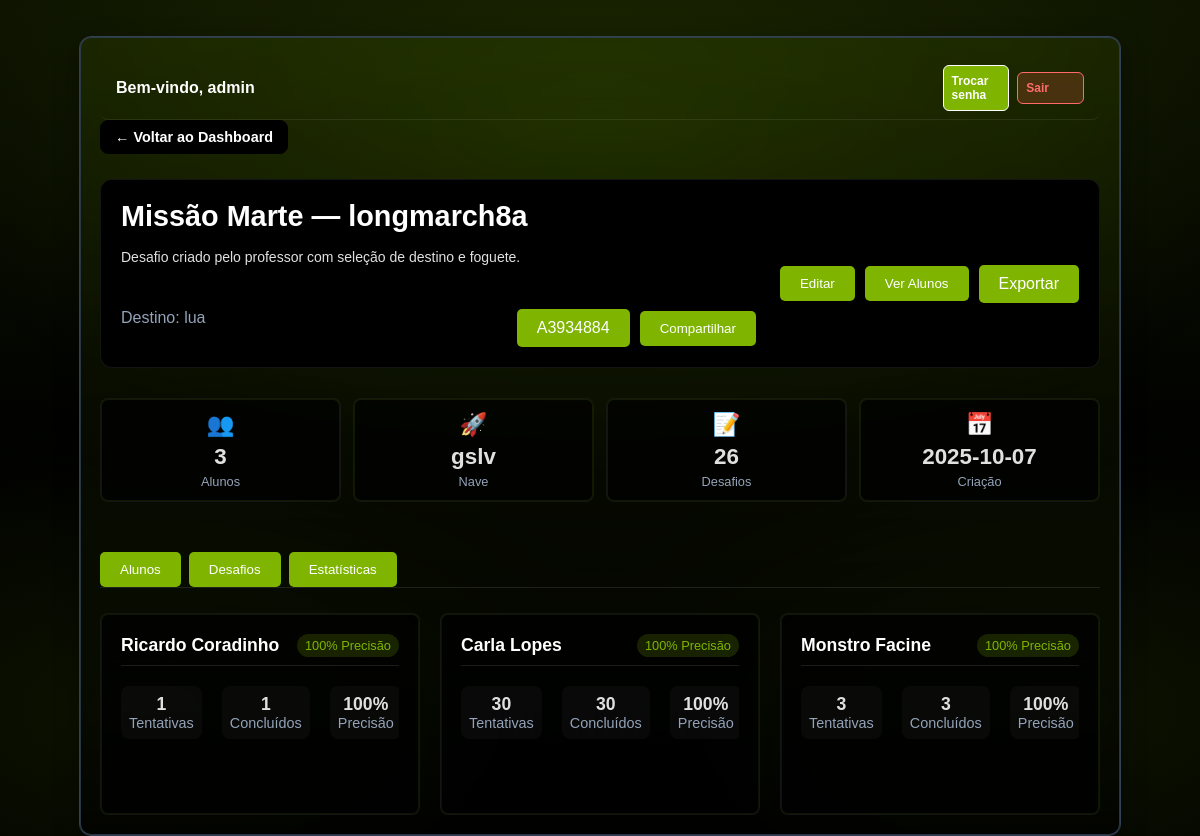
The app's page /professor/sala/A3934884 (signed in) with its own data.
### tables this page shows
CREATE TABLE admins (
                    id INTEGER PRIMARY KEY AUTOINCREMENT,
                    username TEXT UNIQUE NOT NULL,
                    password_hash TEXT NOT NULL,
                    must_change INTEGER DEFAULT 1,
                    created_at TEXT
                );

CREATE TABLE salas_virtuais (
                    id INTEGER PRIMARY KEY AUTOINCREMENT,
                    codigo_sala TEXT UNIQUE NOT NULL,
                    professor_id INTEGER NOT NULL,
                    nome_sala TEXT NOT NULL,
                    destino TEXT NOT NULL,
                    nave_id TEXT NOT NULL,
                    desafios_json TEXT NOT NULL,
                    ativa BOOLEAN DEFAULT 1,
                    data_criacao DATETIME DEFAULT CURRENT_TIMESTAMP,
                    data_expiracao DATETIME, desafio_selecionado_index INTEGER,
                    FOREIGN KEY (professor_id) REFERENCES professores (id)
                );

CREATE TABLE alunos (
                    id INTEGER PRIMARY KEY AUTOINCREMENT,
                    sala_id INTEGER NOT NULL,
                    nome TEXT NOT NULL,
                    email TEXT,
                    progresso_json TEXT,
                    data_ingresso DATETIME DEFAULT CURRENT_TIMESTAMP, excluir_ranking INTEGER DEFAULT 0,
                    FOREIGN KEY (sala_id) REFERENCES salas_virtuais (id)
                );

### routes/professor.py (the view)
@professor_bp.route('/sala/<codigo_sala>', endpoint='professor_sala_detalhes')
def sala_detalhes(codigo_sala):
    print(f'Função sala_detalhes chamada para código: {codigo_sala}')  # Print de depuração
    must_change_admin = 0
    professor_nome = session.get('professor_nome') or 'Administrador'
    sala_db = db_manager.buscar_sala_por_codigo_any(codigo_sala)
    if sala_db:
        try:
            alunos = db_manager.buscar_alunos_por_sala(sala_db['id'])
        except Exception:
            alunos = []
        try:
            ranking = db_manager.obter_ranking_sala(sala_db['id'], limit=500)
        except Exception:
            ranking = []
        stats_map = {r.get('id') or r.get('aluno_id'): r for r in ranking}
        for aluno in alunos:
            st = stats_map.get(aluno.get('id'))
            if st:
                aluno['tentativas'] = st.get('tentativas') or 0
                aluno['concluidos'] = st.get('concluidos') or 0
                aluno['total'] = st.get('total') or 0
                tent = aluno['tentativas'] or 0
                concl = aluno['concluidos'] or 0
                aluno['precisao_pct'] = int(round((concl / tent) * 100)) if tent else 0
            else:
                aluno['tentativas'] = 0
                aluno['concluidos'] = 0
                aluno['total'] = 0
                aluno['precisao_pct'] = 0
        for aluno in alunos:
            base = url_for('aluno.aluno_login', codigo_sala=codigo_sala, _external=True)
            try:
                from urllib.parse import urlencode
                aluno['acesso_url'] = f"{base}?" + urlencode({'nome': aluno.get('nome', '')})
            except Exception:
                aluno['acesso_url'] = base
        try:
            desafios = json.loads(sala_db.get('desafios_json') or '[]')
        except Exception:
            desafios = []
        try:
            desempenho_desafios = db_manager.obter_estatisticas_por_desafio(sala_db['id'])
        except Exception:
            desempenho_desafios = []
        try:
            tentativas_total = sum((a.get('tentativas') or 0) for a in alunos)
            concluidos_total = sum((a.get('concluidos') or 0) for a in alunos)
            total_pontos = sum((a.get('total') or 0) for a in alunos)
            alunos_total = len(alunos)
            precisao_geral_pct = int(round((concluidos_total / tentativas_total) * 100)) if tentativas_total else 0
            media_pontos_aluno = (total_pontos / alunos_total) if alunos_total else 0.0
            media_pontos_por_tentativa = (total_pontos / tentativas_total) if tentativas_total else 0.0
            turma_stats = {
                'alunos_total': alunos_total,
                'tentativas_total': tentativas_total,
                'concluidos_total': concluidos_total,
                'precisao_geral_pct': precisao_geral_pct,
                'media_pontos_aluno': media_pontos_aluno,
                'media_pontos_por_tentativa': media_pontos_por_tentativa
            }
        except Exception:
            turma_stats = {
                'alunos_total': len(alunos),
                'tentativas_total': 0,
                'concluidos_total': 0,
                'precisao_geral_pct': 0,
                'media_pontos_aluno': 0.0,
                'media_pontos_por_tentativa': 0.0
            }
        try:
            if session.get('user_role') == 'admin':
                with sqlite3.connect(db_manager.db_path) as conn:
                    cursor = conn.cursor()
                    cursor.execute('SELECT must_change FROM admins WHERE username = ?', ('admin',))
                    row = cursor.fetchone()
                    if row:
                        must_change_admin = row[0] or 0
        except Exception:
            logging.exception('Falha ao obter flag must_change do admin (detalhes)')
        sala_view = {
            'codigo_sala': sala_db.get('codigo_sala'),
            'nome_sala': sala_db.get('nome_sala'),
            'destino': sala_db.get('destino'),
            'nave_id': sala_db.get('nave_id'),
            'data_criacao': sala_db.get('data_criacao'),
            'ativa': sala_db.get('ativa'),
            'alunos': alunos,
            'desafios': desafios,
            'desafio_selecionado_index': sala_db.get('desafio_selecionado_index')
        }
        return render_template(
            'professor_sala_detalhes.html',
            sala=sala_view,
            alunos=alunos,
            turma_stats=turma_stats,
            desempenho_desafios=desempenho_desafios,
            must_change_admin=must_change_admin,
            professor_nome=professor_nome,
        )
    return "Sala não encontrada", 404

### app.py (called while the page is built)
@app.before_request
def _global_guard_missao():
    try:
        ep = (request.endpoint or '')
        if ep.startswith('missao.') and ep not in {'missao.ranking_rodada', 'missao.game_over'}:
            if ep == 'missao.montagem_transporte' and (session.get('user_role') in {'professor', 'admin'} or session.get('professor_id')):
                return None
            if not session.get('aluno_id'):
                return redirect(url_for('aluno.aluno_entrar'))
        return None
    except Exception:
        return None

### routes/professor.py (called while the page is built)
@professor_bp.before_request
def _require_professor_role():
    allowed = {
        'professor.professor_login',
        'professor.professor_logout',
    }
    if request.endpoint in allowed:
        return None
    try:
        if (session.get('user_role') in {'professor', 'admin'}) or session.get('professor_id'):
            return None
    except Exception:
        pass
    if request.method == 'GET':
        return redirect(url_for('professor.professor_login', next=request.path))
    return Response("Acesso negado: professor requerido.", status=403)

@professor_bp.after_request
def _professor_no_cache(response):
    try:
        if response.mimetype == 'text/html':
            response.headers['Cache-Control'] = 'no-store, no-cache, must-revalidate, private'
            response.headers['Pragma'] = 'no-cache'
            response.headers['Expires'] = '0'
    except Exception:
        pass
    return response

### services/db.py (called while the page is built)
    def buscar_sala_por_codigo_any(self, codigo_sala):
        with sqlite3.connect(self.db_path) as conn:
            cursor = conn.cursor()
            cursor.execute('''
                SELECT s.*, p.nome as professor_nome
                FROM salas_virtuais s
                LEFT JOIN professores p ON s.professor_id = p.id
                WHERE UPPER(s.codigo_sala) = UPPER(?)
            ''', (codigo_sala,))
            sala = cursor.fetchone()
            if sala:
                columns = [description[0] for description in cursor.description]
                return dict(zip(columns, sala))
            return None

### templates/professor_sala_detalhes.html (shortened to what this page needs)
<!DOCTYPE html>
<html lang="pt-br">
<head>
    <link rel="stylesheet" href="{{ url_for('static', filename='css/style.css') }}">
    <link rel="stylesheet" href="{{ url_for('static', filename='css/detalhes.css') }}">
</head>
<body class="conteudo-centralizado">
    <div class="main-container">
        <div class="topbar">
            <div class="user">Bem-vindo, {{ professor_nome or 'Professor' }}</div>
            <div class="topbar-actions">
                <a href="{{ url_for('professor.professor_reset_password', next=request.path) }}" class="action-btn">Trocar senha</a>
                <a href="{{ url_for('professor.professor_logout') }}" class="action-btn danger">Sair</a>
            </div>
        </div>
        <a href="{{ url_for('professor.professor_dashboard') }}" class="back-btn">
            &larr; Voltar ao Dashboard
        </a>
        <header class="room-header">
            <div class="room-left">
                <h1 class="room-title">
                    {% set idx = sala.desafio_selecionado_index %}
                    {% if sala.desafios and idx is not none and idx >= 0 and idx < sala.desafios|length %}
                        {{ sala.desafios[idx]['titulo'] or 'Desafio CosmoCasa' }}
                    {% elif sala.desafios %}
                        {{ sala.desafios[0]['titulo'] or 'Desafio CosmoCasa' }}
                    {% else %}
                        Desafio CosmoCasa
                    {% endif %}
                </h1>
                {% if sala.desafios %}
                <p class="challenge-desc">
                    {% if sala.desafios and idx is not none and idx >= 0 and idx < sala.desafios|length %}
                        {{ sala.desafios[idx]['descricao'] or '' }}
                    {% elif sala.desafios %}
                        {{ sala.desafios[0]['descricao'] or '' }}
                    {% endif %}
                </p>
                {% endif %}
                <div class="room-subtitle">
                    <span class="room-destination">Destino: {{ sala.destino }}</span>
                    <div class="room-code-section">
                        <span class="botao" id="share-code">{{ sala.codigo_sala }}</span>
                        <button class="botao" type="botao" onclick="copiarCodigo()">Compartilhar</button>
                    </div>
                </div>
            </div>
            <div class="room-right">
                <button class="botao" type="button" onclick="showTab('desafios')">Editar</button>
                <button class="botao" type="button" onclick="showTab('alunos')">Ver Alunos</button>
                <a class="botao" href="{{ url_for('professor.professor_sala_exportar', codigo_sala=sala.codigo_sala) }}" target="_blank" rel="noopener">Exportar</a>
            </div>
        </header>
        <div class="room-info-grid">
                <div class="info-card">
                    <div class="info-icon">&#x1F465;</div>
                    <span class="info-number">{{ sala.alunos|length }}</span>
                    <span class="info-label">Alunos</span>
                </div>
                <div class="info-card">
                    <div class="info-icon">&#x1F680;</div>
                    <span class="info-number">{{ sala.nave_id }}</span>
                    <span class="info-label">Nave</span>
                </div>
                <div class="info-card">
                    <div class="info-icon">&#x1F4DD;</div>
                    <span class="info-number">{{ sala.desafios|length }}</span>
                    <span class="info-label">Desafios</span>
                </div>
                <div class="info-card">
                    <div class="info-icon">&#x1F4C5;</div>
                    <span class="info-number">{{ sala.data_criacao[:10] }}</span>
                    <span class="info-label">Criação</span>
                </div>
            </div>
        <div class="tabs">
            <button id="tabbtn-alunos" class="botao active" onclick="showTab('alunos')">Alunos</button>
            <button id="tabbtn-desafios" class="botao" onclick="showTab('desafios')">Desafios</button>
            <button id="tabbtn-estatisticas" class="botao" onclick="showTab('estatisticas')">Estatísticas</button>
        </div>
        <div id="tab-alunos" class="tab-content active">
            {% if sala.alunos %}
                <div class="card-grid">
                    {% for aluno in sala.alunos %}
                        <div class="card student-card" tabindex="0">
                            <div class="card-header">
                                <h3 class="card-title" title="{{ aluno.nome }}">{{ aluno.nome }}</h3>
                                <span class="card-badge">{{ aluno.precisao_pct }}% Precisão</span>
                            </div>
                            <div class="card-content">
                                <div class="reveal-on-hover">
            <div class="student-stats">
                                        <div class="student-stat">
                                            <span class="stat-value">{{ aluno.tentativas }}</span>
                                            <span class="stat-label">Tentativas</span>
                                        </div>
                                        <div class="student-stat">
                                            <span class="stat-value">{{ aluno.concluidos }}</span>
                                            <span class="stat-label">Concluídos</span>
                                        </div>
                                        <div class="student-stat">
                                            <span class="stat-value">{{ aluno.precisao_pct }}%</span>
                                            <span class="stat-label">Precisão</span>
                                        </div>
                                    </div>
                                </div>
                            </div>
                        </div>
                    {% endfor %}
                </div>
            {% else %}
                <div class="empty-state">
                    <div class="empty-icon">&#x1F465;</div>
                    <h3>Nenhum aluno matriculado</h3>
                    <p>Compartilhe o código da sala para que seus alunos possam entrar.</p>
                </div>
            {% endif %}
        </div>
    </div>
</body>
</html>

### records on screen
admins: username "admin"
salas_virtuais: destino "lua", codigo_sala "A3934884", nave_id "gslv", data_criacao "2025-10-07"
alunos: nome "Ricardo Coradinho", precisao_pct "100", tentativas "1", concluidos "1"
alunos: nome "Carla Lopes", precisao_pct "100", tentativas "30", concluidos "30"
alunos: nome "Monstro Facine", precisao_pct "100", tentativas "3", concluidos "3"

### other values on screen
{{ sala.desafios[0]['titulo'] or 'Desafio CosmoCasa' }} "Missão Marte — longmarch8a"
{{ sala.desafios[0]['descricao'] or '' }} "Desafio criado pelo professor com seleção de destino e foguete."
{{ sala.alunos|length }} "3"
{{ sala.desafios|length }} "26"
